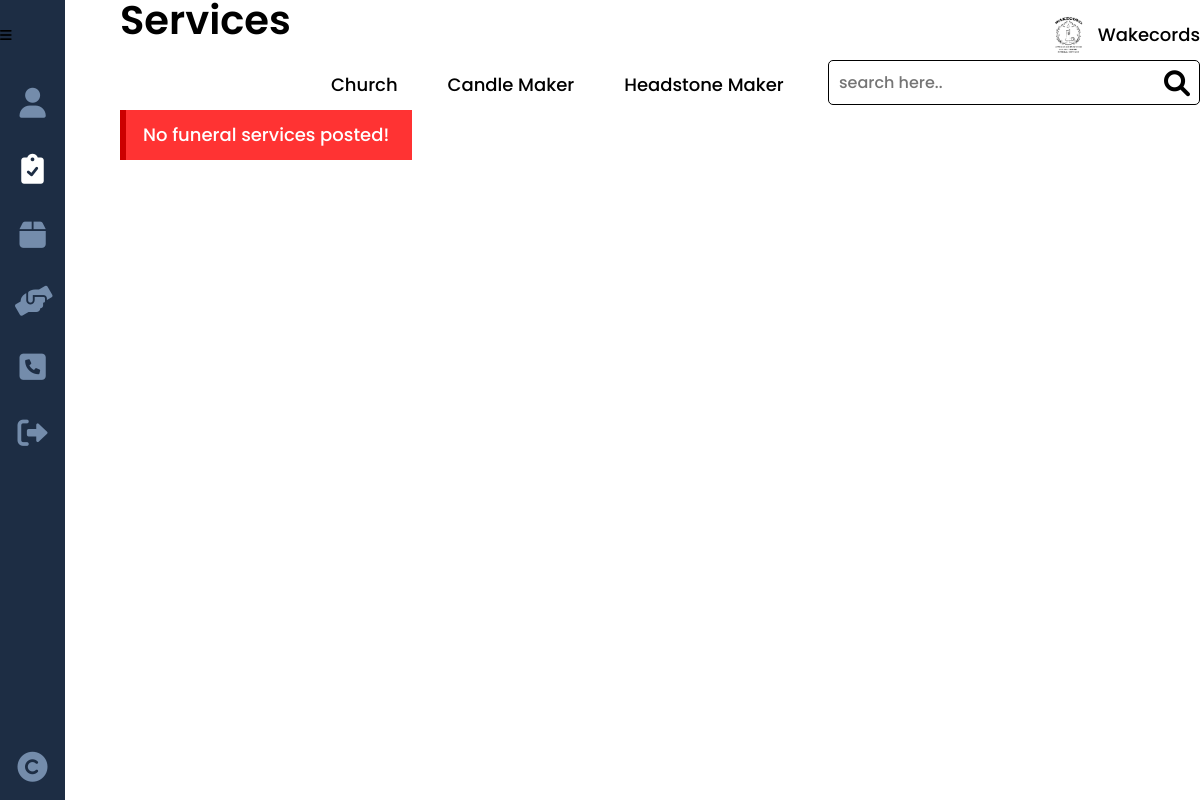
/funeral.php, run on an earlier commit of the app's database.
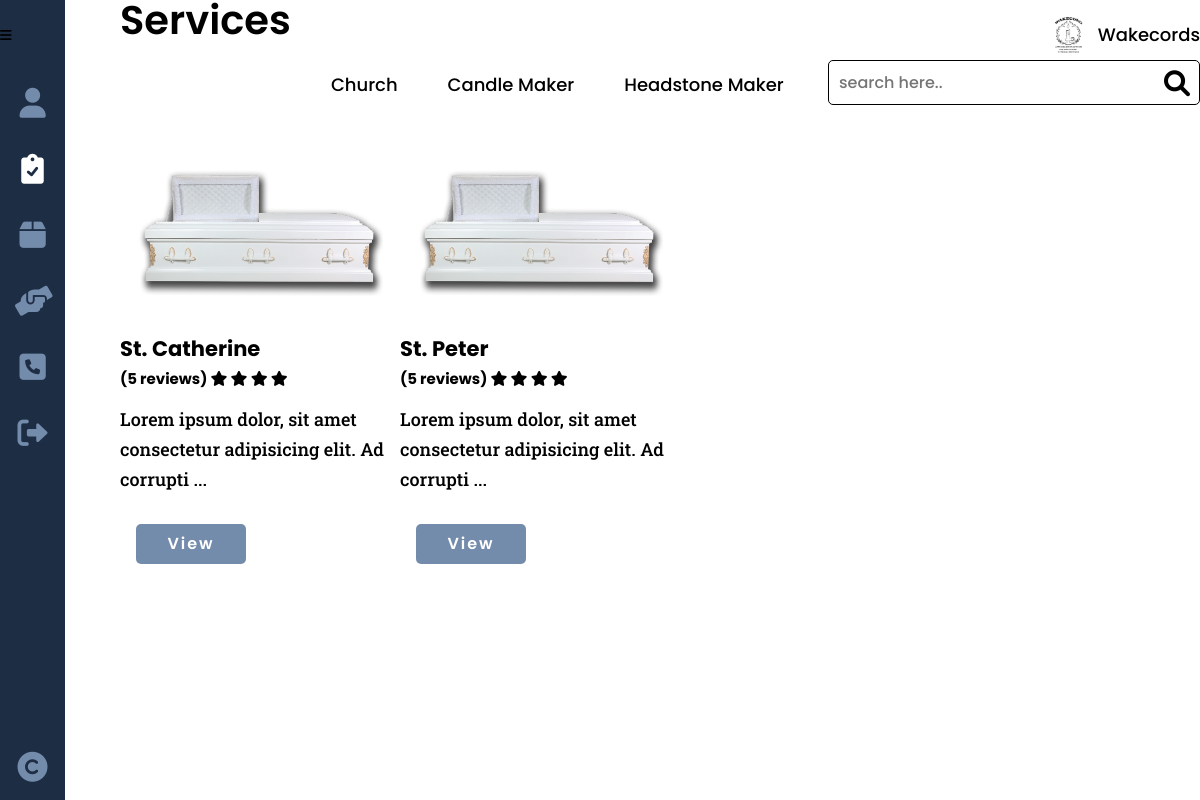
And on a later commit of the database.
### tables this page shows
CREATE TABLE `services` (
  `service_id` int(8) NOT NULL,
  `provider_id` int(8) NOT NULL,
  `service_type` varchar(20) NOT NULL,
  `service_name` varchar(50) NOT NULL,
  `service_desc` varchar(500) NOT NULL,
  `service_cost` decimal(9,2) NOT NULL,
  `service_img` varchar(100) NOT NULL,
  `service_status` varchar(10) NOT NULL
);

### others/db.php (called while the page is built, shortened)
<?php
	class DB
	{
		static $hostname = "localhost";
		static $dbname = "wakecords";
		static $username  = "root";
		static $password = "";
		public static function query($sql, $params=array(), $transactType)
		{
			$rows = array();
			try
			{
				$db = new PDO("mysql:host=". self::$hostname ."; dbname=". self::$dbname,  self::$username,  self::$password);
				$db->setAttribute(PDO::ATTR_ERRMODE, PDO::ERRMODE_EXCEPTION);
				$cmd = $db->prepare($sql);
				$cmd->execute($params);
				if($transactType == "READ")
					$rows = $cmd->fetchAll();
				else
					$rows = $db->lastInsertId();
			}
			catch(PDOException $e)
			{
				echo $e->getMessage();
			}
			return $rows;
		}
	}

### others/functions.php (the view, shortened to what this page needs)
<?php
	require_once("others/db.php");
	function limit_text($text, $limit) {
		if (str_word_count($text, 0) > $limit) {
			$words = str_word_count($text, 2);
			$pos   = array_keys($words);
			$text  = substr($text, 0, $pos[$limit]) . '...';
		}
		return $text;
	}
	function services($type, $defer=NULL){
		switch ($type){
			case "funeral":
				if ($defer == NULL) {
					$services = DB::query("SELECT * FROM services GROUP BY service_name", array(), "READ");
					if(count($services) > 0){
						foreach($services as $results){
							echo "
							<div class='card-0'>
								<img src='images/providers/".$results['service_type']."/".$results['provider_id']."/".$results['service_img']."'>
								<h3>".$results['service_name']."
									<span>
										(5 reviews)
										<i class='fa-solid fa-star'></i>
										<i class='fa-solid fa-star'></i>
										<i class='fa-solid fa-star'></i>
										<i class='fa-solid fa-star'></i>
									</span>
								</h3>
								<p>
									".limit_text($results['service_desc'], 10)."
								</p>
								<a class='btn' href='funeral_tradition.php?service_name=".$results['service_name']."'>View</a>
							</div>
							";
						}
					}
					else echo "<div class='note red'>No funeral services posted!</div>";
				}
			break;
		}
	}

### others/head.php (shortened to what this page needs)
<!DOCTYPE html>
<html lang="en">
<head>
	<link href="https://cdnjs.cloudflare.com/ajax/libs/font-awesome/6.0.0/css/all.min.css" rel="stylesheet">
	<link rel="stylesheet" href="https://unpkg.com/open-props"/>
	<link rel="stylesheet" href="css/style.css">
</head>

### funeral.php
<?php
	include("others/functions.php");
	include("others/head.php");
?>
<body>
	<div class="container">
		<?php include("others/header.php"); ?>
		<div class="banner">
			<?php
			$this_page = "services";
			include("others/sidebar.php"); ?>
			<section class="banner-con">
				<div class="wrapper">
					<div class="banner-div">
						<h2>Services</h2>
						<form action="" class="search-form">
							<input type="text" placeholder="search here..">
							<button type="submit"><i class="fa-solid fa-magnifying-glass"></i></button>
						</form>
						<?php
						$current_tab = "services";
						$this_tab = "funeral";
						include("others/tabs.php");?>
						<div class="banner-cards">
							<?php
								services("funeral");
							?>
						</div>
					</div>
				</div>
			</section>
		</div>
	</div>
</body>
</html>

### others/header.php (shortened to what this page needs)
<div class="header">
	<button class="header-btn" data-menu-icon>
		<i class="fa-solid fa-bars"></i>
	</button>
	<picture>
		<img class="header-logo" src="images/main-logo.png" alt="">
		<div>Wakecords</div>
	</picture>
</div>

### others/sidebar.php (shortened to what this page needs)
<ul class="sidebar " data-sidebar>
  <li class="sidebar-list">
    <a class="sidebar-link <?php echo ($this_page == 'profile')?'active':''; ?>" href="profile.php" title="Profile">
      <i class="fa-solid fa-user"></i>
    </a>
  </li>
  <li class="sidebar-list">
    <a class="sidebar-link <?php echo ($this_page == 'services')?'active':''; ?>" href="get_started.php" title="Services">
      <i class="fa-solid fa-clipboard-check"></i>
    </a>
  </li>
  <li class="sidebar-list">
    <a class="sidebar-link <?php echo ($this_page == 'feedback')?'active':''; ?>" href="feedback.php" title="Feedback">
      <i class="fas fa-box"></i>
    </a>
  </li>
  <li class="sidebar-list">
    <a class="sidebar-link <?php echo ($this_page == 'transact')?'active':''; ?>" href="cart.php" title="Transactions">
      <i class="fas fa-hands-helping"></i>
    </a>
  </li>
  <li class="sidebar-list">
    <a class="sidebar-link <?php echo ($this_page == 'contact')?'active':''; ?>" href="contact.php" title="Contact Us">
      <i class="fas fa-phone-square"></i>
    </a>
  </li>
  <li class="sidebar-list">
    <a class="sidebar-link" href="logout.php" title="Logout" onclick='return confirm("Are you sure you want to logout?");'>
      <i class="fa-solid fa-right-from-bracket"></i>
    </a>
  </li>
  <li class="sidebar-list">
    <a class="sidebar-link">
      <i class="fa-solid fa-copyright"></i>
    </a>
  </li>
</ul>

### others/tabs.php (shortened to what this page needs)
<?php
  if($current_tab == "services"){
?>
  <ul>
    <li><a class="<?php echo ($this_tab == 'funeral')?'active':''; ?>" href="funeral.php">Funeral Homes</a></li>
    <li><a class="<?php echo ($this_tab == 'church')?'active':''; ?>" href="church.php">Church</a></li>
    <li><a class="<?php echo ($this_tab == 'candle')?'active':''; ?>" href="candle.php">Candle Maker</a></li>
    <li><a class="<?php echo ($this_tab == 'headstone')?'active':''; ?>" href="headstone.php">Headstone Maker</a></li>
    <li><a class="<?php echo ($this_tab == 'flower')?'active':''; ?>" href="flower.php">Flower Shop</a></li>
    <li><a class="<?php echo ($this_tab == 'food')?'active':''; ?>" href="food.php">Food Catering</a></li>
  </ul>
<?php
  }
?>

### css/style.css (style rules this page uses)
:root { --dark-blue:#0d1321; --light-blue:#1d2d44; --pale-blue:#3e5c76; --light-gray:#748cab; --peach:#f0ebd8; --header-height:70px; --red: hsl(0,100%,40%); --green: hsl(133, 75%, 30%); --blue: hsl(180, 75%, 40%); }
* { padding:0;margin:0;box-sizing:border-box;resize:none;outline:none;border:none;text-decoration:none;list-style:none; }
body { font:500 18px/30px Poppins,sans-serif; }
.wrapper { width:90%;margin:0 auto 0 120px;padding-bottom:var(--size-8); }
section, main { padding:100px 0;background:#fff; }
h1,h2 { line-height:100%;margin-bottom:40px;position:relative; }
h2 { margin-bottom:20px; }
h3 { margin-bottom:10px;position:relative; }
h2 { font-size:40px;font-weight:600; }
p { font-family:Roboto Slab,serif;margin-bottom:25px; }
input, textarea, select { display:block;width:100%;height:50px;margin-bottom:15px;border-radius:5px;padding:0 15px;font:500 16px/30px Poppins,sans-serif;resize:none; }
.btn { display:inline-block;width:fit-content;background:var(--light-gray);color:#fff;text-align:center;text-decoration:none;letter-spacing:2px;margin-right:25px;font:600 18px/20px Poppins,sans-serif;padding:15px 20px;border-radius:5px; }
.card-0 { display:block;border:1px solid var(--gray-2);width:280px;height:auto;box-shadow:var(--shadow-4);border-radius:10px;margin:15px 0;position:relative;overflow:hidden;padding:0 0 75px; }
.card-0 img { height:200px;padding:0 15px; }
.card-0 .btn { height:40px !important;width:110px;margin:0;font:600 16px/40px Poppins,sans-serif;border-radius:5px;padding:0;color:#fff; }
.header { display:flex;justify-content:space-between;box-shadow:var(--shadow-4);padding:var(--size-3);position:fixed;width:100%;height:var(--header-height);background:var(--gray-4);align-items:center;z-index:100; }
img.header-logo { width:40px;height:40px; }
button.header-btn { background:none; }
button.header-btn i { font-size:var(--size-7); }
.header picture { display:flex;justify-content:space-between;align-items:center;column-gap:10px; }
.sidebar { min-width:65px;overflow:hidden;padding-top:var(--header-height);transition: min-width 100ms ease-out;position:fixed;background:var(--light-blue);height:100%;display:flex;flex-flow:column;z-index:99; }
.sidebar-list:last-child { margin-top:auto; }
.sidebar-link { display:flex;align-items:center;justify-content:center;margin:1em 0;color:var(--light-gray); }
.sidebar-link.active { color:#fff; }
.sidebar-link i { width:35px;font-size:30px;text-align:center; }
.banner-con { width:100%;padding:0; }
.banner-div { height:100%;padding-top:var(--size-11);position:relative; }
.banner-cards { display:flex;column-gap:var(--size-5);flex-wrap:wrap; }
.banner-cards a { color:var(--gray-8);width:100%;height:100%;display:block; }
.banner-cards img { width:100%; }
.banner-cards h3, .banner-cards p { padding-inline:var(--size-3); }
.banner-cards h3 span { display:block;font-size:15px;color:var(--yellow-6); }
.banner-cards p { font-size:var(--size-3); }
.banner-cards .btn { position:absolute;bottom:30px;left:1rem; }
.search-form { position:absolute;top:var(--size-11);right:0;height:45px; }
.search-form input { border:1px solid #000;height:100%;padding:0 45px 0 10px; }
.search-form button { position:absolute;top:0;right:10px;height:100%;display:flex;align-items:center;background:none; }
.search-form button i { font-size:26px; }
.banner-div ul { display:flex;margin-bottom:var(--size-5);flex-wrap:wrap; }
.banner-div ul li a { display:inline-block;background:var(--gray-3);padding:10px 25px;color:#000;border-top-left-radius:10px;border-top-right-radius:10px; }
.banner-div ul li a:hover, .banner-div ul li a.active { background:var(--gray-8);color:#fff; }
.note { padding:10px 23px;color:#fff;position:relative;overflow:hidden;width:fit-content;margin-bottom:var(--size-4); }
.note:before { content:"";position:absolute;background:hsl(0,100%,40%);width:6px;height:100%;top:0;left:0; }
.note.red { background:hsl(0,100%,60%); }

What changed in the data, as far as the page shows it:
added services: service_type+service_img (picture), service_name "St. Catherine", service_desc "Lorem ipsum dolor, sit amet consectetur adipisicing elit. Ad corrupti ..."
added services: service_type+service_img (picture), service_name "St. Peter", service_desc "Lorem ipsum dolor, sit amet consectetur adipisicing elit. Ad corrupti ..."
Also different on the page:
text no longer shown: "No funeral services posted!"
